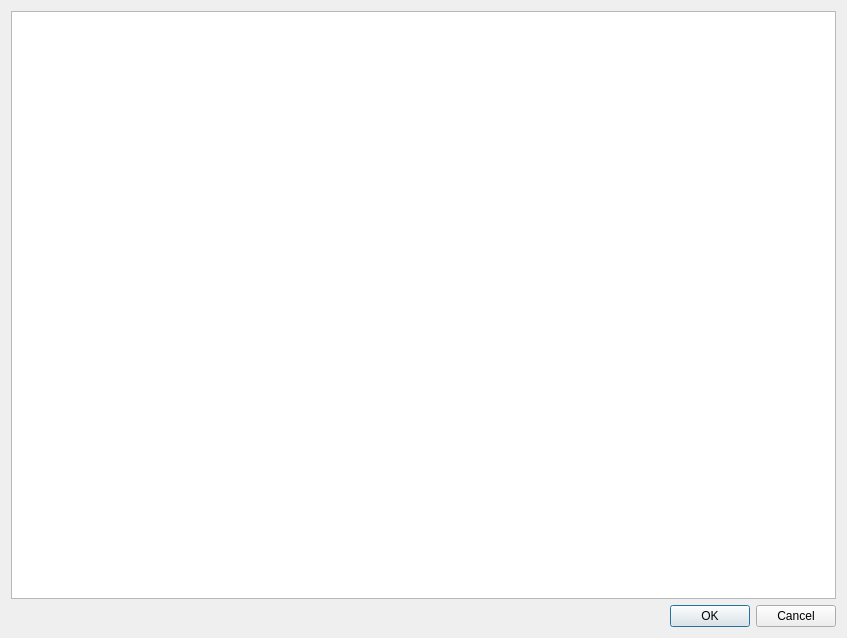
<?xml version="1.0" encoding="UTF-8"?>
<ui version="4.0">
 <class>CJSonDialog</class>
 <widget class="QDialog" name="CJSonDialog">
  <property name="geometry">
   <rect>
    <x>0</x>
    <y>0</y>
    <width>847</width>
    <height>638</height>
   </rect>
  </property>
  <property name="windowTitle">
   <string>Veuillez saisir le JSon de configuration des neurones</string>
  </property>
  <layout class="QVBoxLayout" name="verticalLayout">
   <item>
    <widget class="QTextEdit" name="teJSon"/>
   </item>
   <item>
    <widget class="QDialogButtonBox" name="buttonBox">
     <property name="orientation">
      <enum>Qt::Horizontal</enum>
     </property>
     <property name="standardButtons">
      <set>QDialogButtonBox::Cancel|QDialogButtonBox::Ok</set>
     </property>
    </widget>
   </item>
  </layout>
 </widget>
 <resources/>
 <connections>
  <connection>
   <sender>buttonBox</sender>
   <signal>accepted()</signal>
   <receiver>CJSonDialog</receiver>
   <slot>accept()</slot>
   <hints>
    <hint type="sourcelabel">
     <x>248</x>
     <y>254</y>
    </hint>
    <hint type="destinationlabel">
     <x>157</x>
     <y>274</y>
    </hint>
   </hints>
  </connection>
  <connection>
   <sender>buttonBox</sender>
   <signal>rejected()</signal>
   <receiver>CJSonDialog</receiver>
   <slot>reject()</slot>
   <hints>
    <hint type="sourcelabel">
     <x>316</x>
     <y>260</y>
    </hint>
    <hint type="destinationlabel">
     <x>286</x>
     <y>274</y>
    </hint>
   </hints>
  </connection>
 </connections>
</ui>
